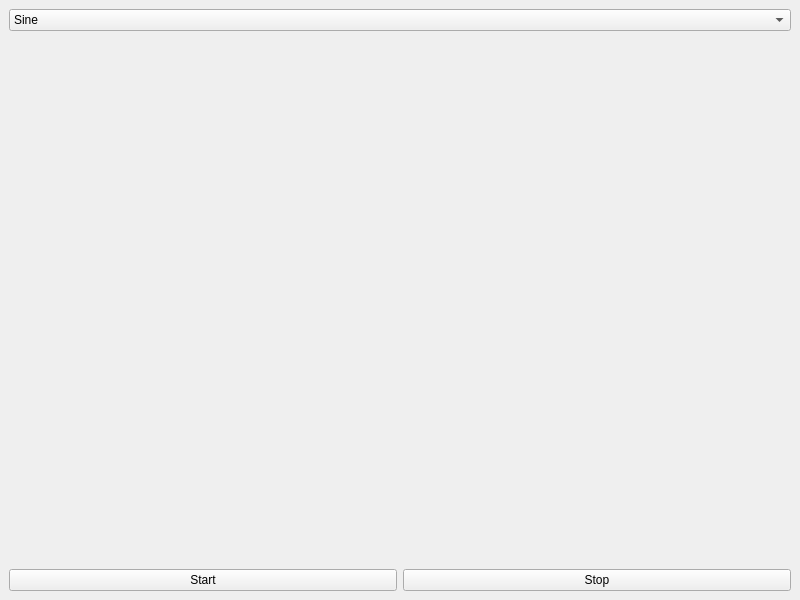
<?xml version="1.0" encoding="UTF-8"?>
<ui version="4.0">
	 <class>MainWindow</class>
	  <widget class="QMainWindow" name="MainWindow">
		    <property name="geometry">
			       <rect><x>0</x><y>0</y><width>800</width><height>600</height></rect>
			         </property>
				   <widget class="QWidget" name="centralwidget">
					      <layout class="QVBoxLayout" name="verticalLayout">
						          <item>
								       <widget class="QComboBox" name="comboWaveType">
									             <item><property name="text"><string>Sine</string></property></item>
										           <item><property name="text"><string>Square</string></property></item>
											         <item><property name="text"><string>Triangle</string></property></item>
												       <item><property name="text"><string>Pulse</string></property></item>
												            </widget>
													        </item>
														    <item>
															         <widget class="WaveformWidget" name="waveWidget"/>
																     </item>
																         <item>
																		      <layout class="QHBoxLayout">
																			            <item>
																					           <widget class="QPushButton" name="btnStart">
																							           <property name="text"><string>Start</string></property>
																								          </widget>
																									        </item>
																										      <item>
																											             <widget class="QPushButton" name="btnStop">
																													             <property name="text"><string>Stop</string></property>
																														            </widget>
																															          </item>
																																       </layout>
																																           </item>
																																	      </layout>
																																	        </widget>
																																		 </widget>
																																		  <customwidgets>
																																			    <customwidget>
																																				       <class>WaveformWidget</class>
																																				          <extends>QWidget</extends>
																																					     <header>waveformwidget.h</header>
																																					       </customwidget>
																																					        </customwidgets>
																																						 <resources/>
																																						  <connections/>
																																					  </ui>
